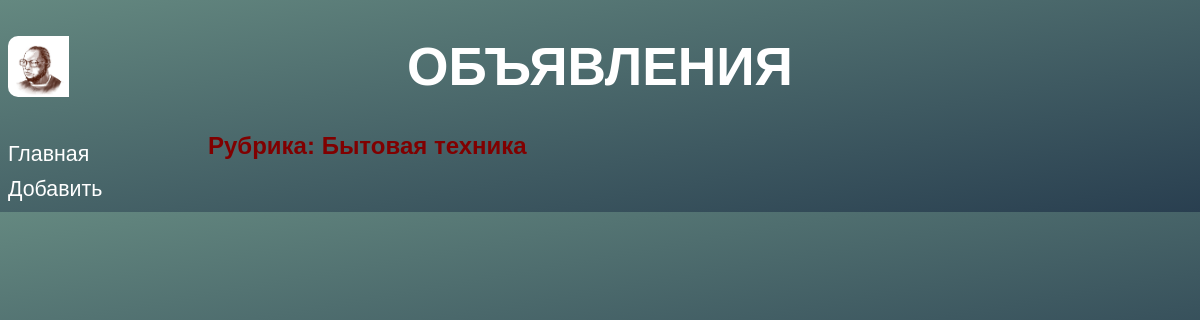
/bboard/3/, run on an earlier commit of the app's database.
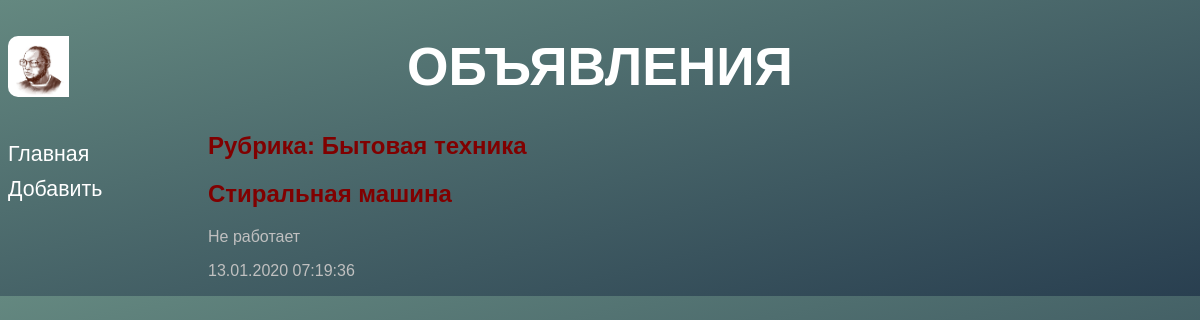
And on a later commit of the database.
### bboard/models.py (models this page shows)
class Bb(models.Model):
	title = models.CharField(max_length = 50, verbose_name = 'Товар',
		validators = [validators.RegexValidator(regex = '^.{4,}$')],
		error_messages = {'invalid': 'Неправильное название товара'})
	content = models.TextField(null = True, blank = True, verbose_name = 'Описание')
	price = models. FloatField(null = True, blank = True, verbose_name = 'Цена')
	published = models.DateTimeField(auto_now_add = True, db_index = True, verbose_name = 'Опубликованно')
	rubric = models.ForeignKey('Rubric', null = True, on_delete = models.PROTECT, verbose_name = 'Рубрика')
	def title_and_prices(self):
		if self.price:
			return '%s (%.2f)' % (self.title, self.price)
		else:
			return self.title
	title_and_prices.short_description = 'Название и цена'
	class Meta:
		verbose_name_plural = 'Объявления'
		verbose_name = 'Объявление'
		ordering = ['-published']

### bboard/views.py (the view)
# urls.py: path('<int:rubric_id>/', by_rubric, name = 'by_rubric'),
def by_rubric(request, rubric_id):
	bbs = Bb.objects.filter(rubric = rubric_id)
	rubrics = Bb.objects.all()
	current_rubric = Rubric.objects.get(pk = rubric_id)
	context = {'bbs': bbs, 'rubrics': rubrics, 'current_rubric': current_rubric}
	return render(request, 'bboard/by_rubric.html', context)

### bboard/templates/bboard/by_rubric.html (shortened to what this page needs)
{% extends "layout/basic.html" %}
{% block content %}
<h2>Рубрика: {{ current_rubric.name }}</h2>
{% for bb in bbs %}
<div class="b">
	<h2><a href="{% url 'detail' pk=bb.pk %}" >{{ bb.title }}</a></h2>
	<p>{{ bb.content }}</p>
	<p>{{bb.published|date:"d.m.Y H:i:s"}}</p>
</div>
{% endfor %}
{% endblock %}

What changed in the data, as far as the page shows it:
added Bb: title "Стиральная машина", content "Не работает", published "13.01.2020 07:19:36"
